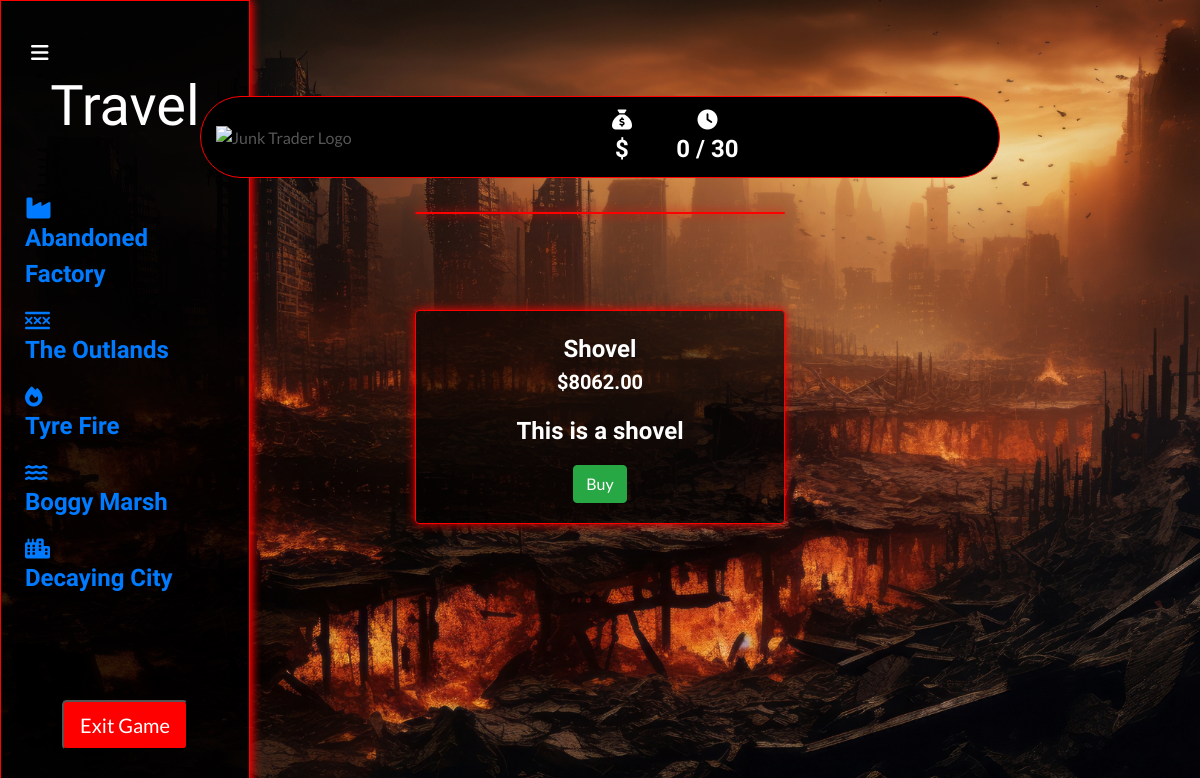
Before: /collectables/1/ with the older database file.
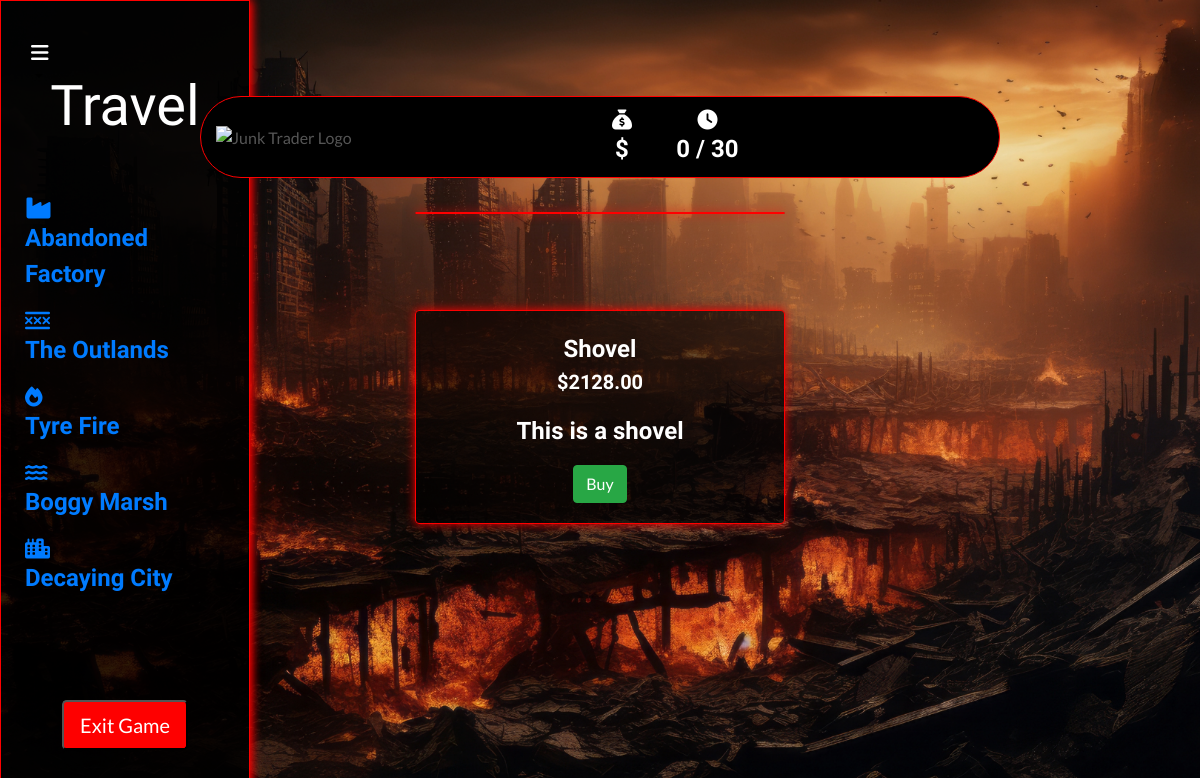
After: the same page with the newer database file.
### collectables/models.py (models this page shows, shortened)
class Collectable(models.Model):
    name = models.CharField(max_length=254)
    description = models.TextField()
    price = models.DecimalField(max_digits=6, decimal_places=2)
    previous_price = models.DecimalField(max_digits=10, decimal_places=2, default=0)
    image_url = models.URLField(max_length=1024, null=True, blank=True)
    image = models.ImageField(null=True, blank=True)
    glb_file = models.FileField(upload_to='glb_files/', null=True, blank=True)

### collectables/views.py (the view)
# urls.py: path('<int:collectable_id>/', views.collectable_detail, name='collectable_detail'),
def collectable_detail(request, collectable_id):
    collectable = get_object_or_404(Collectable, pk=collectable_id)
    context = {
        'collectable': collectable,
    }
    return render(request, 'collectables/collectable_detail.html', context)

### backpack/contexts.py (called while the page is built, shortened)
def backpack_contents(request):
    backpack_items = []
    total = 0
    total_quantity = 0
    collectable_count = 0
    backpack = request.session.get('backpack', {})
    grand_total = total
    context = {
        'backpack_items': backpack_items,
        'total': total,
        'total_quantity': total_quantity,
        'collectable_count': collectable_count,
        'grand_total': grand_total,
    }
    return context

def total_amount(request):
    total_amount = [0]
    return {'total_amount': total_amount}

def days_played(request):
    return {'days_played': request.session.get('days_played', 0)}

### collectables/templates/collectables/collectable_detail.html (shortened to what this page needs)
{% extends "base.html" %}
{% load static %}
{% block page_header %}
<div class="container header-container">
</div>
{% endblock %}
{% block content %}
<div class="container-fluid">
    <div class="row">
        <div class="col-md-3">
            <div class="fixed-panel">
                {% include 'includes/fixed_panel.html' %}
            </div>
        </div>
    </div>
</div>
<div class="container-fluid">
    <div class="row justify-content-center">
        <div class="col-12 col-md-6 col-lg-4">
            <div class="card box my-5">
            </div>
        </div>
    </div>
    <div class="row justify-content-center">
        <div class="col-12 col-md-6 col-lg-4">
            <div class="card box product-details-container mb-5 mt-md-5">
                <div class="card-body text-white text-center">
                    <p class="card-title mb-0">{{ collectable.name }}</p>
                    <p class="lead mb-0 font-weight-bold">${{ collectable.price }}</p>
                    <p class="card-text mt-3">{{ collectable.description }}</p>
                    <button type="button" class="btn btn-success" data-toggle="modal" data-target="#buyModal{{ collectable.id }}">
                        Buy
                    </button>
                </div>
            </div>
        </div>
    </div>
</div>
{% endblock %}

Changed rows visible on the page:
changed Collectable "Shovel": price "8062.00" → "2128.00"
